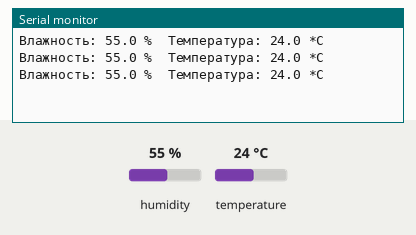
A sketch run on a simulated Arduino Uno, built with avr-gcc and run on an emulated ATmega328P. On the bench: the last lines printed to the serial monitor. Wiring (inferred from the names in the program): DHT11 sensor: data pin 2. The inputs (shaded band) are chosen by the test bench; at power-on: humidity 55 %, temperature 24 °C.

Above: at 4.3 s.
4.4 s: humidity set to 22 %
At 7.4 s:
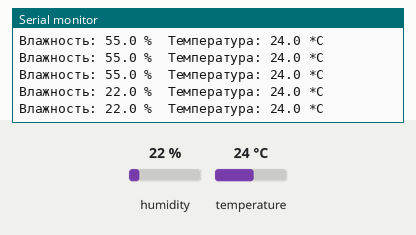
7.6 s: temperature set to 12 °C
At 9.6 s:
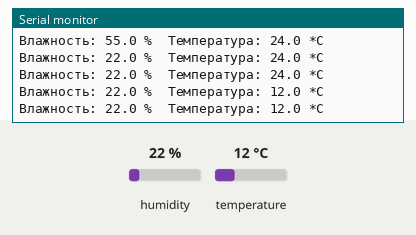
10.8 s: humidity set to 40 %
At 12.4 s:
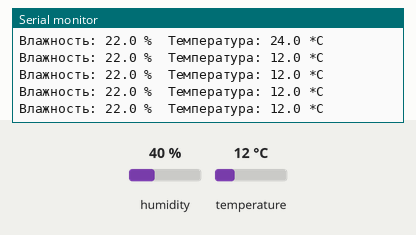
Timing chart, 0 to 13.9 s (numbered marks = the images above; inputs shaded):
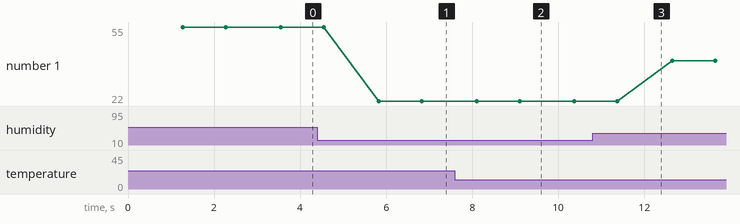

The sketch:

sketch_dht.ino
```cpp
#include "DHT.h"

#define DHTPIN 2 // номер пина, к которому подсоединен датчик

// Раскомментируйте в соответствии с используемым датчиком

// Инициируем датчик

//DHT dht(DHTPIN, DHT22);

DHT dht(DHTPIN, DHT11);

void setup() {

Serial.begin(9600);

dht.begin();

}

void loop() {

// Задержка 2 секунды между измерениями

delay(1000);

//Считываем влажность

float h = dht.readHumidity();

// Считываем температуру

float t = dht.readTemperature();

// Проверка удачно прошло ли считывание.

if (isnan(h) || isnan(t)) {

Serial.println("Не удается считать показания");

return;

}

Serial.println("Влажность: "+String(h, 1)+" %\t"+"Температура: "+String(t, 1)+" *C ");

}
```

Measured:
- after the input at 4.4 s, the serial monitor: prints a new line after 1.4 s (image 1)
- after the input at 7.6 s, the serial monitor: prints a new line after 0.50 s (image 2)
- plotted number 1: 55 → 22 after the input at 4.4 s, 22 → 40 after the input at 10.8 s
